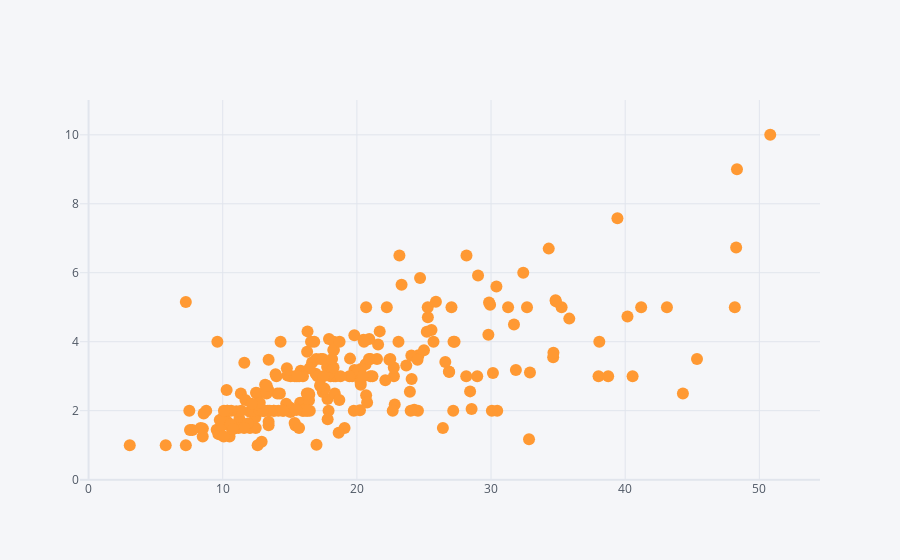

Notebook source saved alongside this figure:
### Code cell
tips.iplot(kind='scatter',x ='total_bill',y = 'tip',mode = 'markers')

### Figure 1 — Plotly figure (JSON) as saved in the notebook; plotly's stock layout.template omitted (floating-point values rounded to 4 significant figures; data arrays with more than 128 entries replaced by an {"elided": "..."} marker saying what was removed)
{"data": [{"line": {"color": "rgba(255, 153, 51, 1.0)", "dash": "solid", "shape": "linear", "width": 1.3}, "marker": {"size": 12, "symbol": "circle"}, "mode": "markers", "name": "tip", "text": "", "type": "scatter", "x": {"elided": "244 float values"}, "y": {"elided": "244 float values"}}], "layout": {"autosize": true, "legend": {"bgcolor": "#F5F6F9", "font": {"color": "#4D5663"}}, "paper_bgcolor": "#F5F6F9", "plot_bgcolor": "#F5F6F9", "title": {"font": {"color": "#4D5663"}}, "xaxis": {"autorange": false, "gridcolor": "#E1E5ED", "range": [-0.6389, 54.52], "showgrid": true, "tickfont": {"color": "#4D5663"}, "title": {"font": {"color": "#4D5663"}, "text": ""}, "type": "linear", "zerolinecolor": "#E1E5ED"}, "yaxis": {"autorange": false, "gridcolor": "#E1E5ED", "range": [-0.0102, 11.01], "showgrid": true, "tickfont": {"color": "#4D5663"}, "title": {"font": {"color": "#4D5663"}, "text": ""}, "type": "linear", "zerolinecolor": "#E1E5ED"}}}
